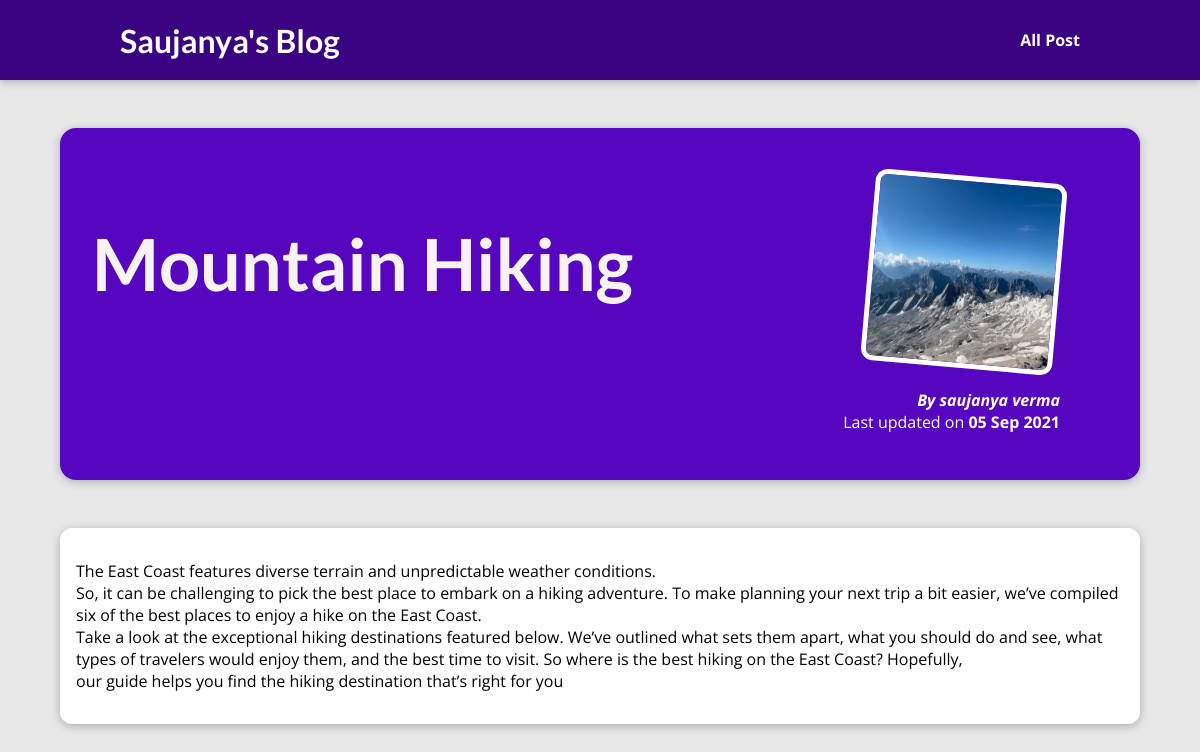
Screenshot of /post/hike-in-the-mountains with the database file from the repository.
### blog/models.py (models this page shows)
class Post(models.Model):
    title = models.CharField(max_length=150)
    excerpt= models.CharField(max_length=200)
    image_name = models.CharField(max_length=100)
    date = models.DateField(auto_now=True)
    slug = models.SlugField(unique=True, db_index=True)
    content = models.TextField()
    author = models.ForeignKey(Author, on_delete=models.SET_NULL,null=True, related_name="posts") #onetomany relationship with Author
    tags = models.ManyToManyField(Tag)

class Author(models.Model):
    first_name=models.CharField(max_length=100)
    last_name=models.CharField(max_length=100)
    email_address = models.EmailField()
    def full_name(self):
        return f"{self.first_name} {self.last_name}"
    def __str__(self):
        return self.full_name()

### blog/views.py (the view)
# urls.py: path("post/<slug:slug>",views.post_detail,name="post-detail-page") #/post/my-first-post
def post_detail(request, slug):
    identified_post = Post.objects.get(slug=slug)
    return render(request,"blog/post-detail.html",{
        "post": identified_post
    })

### blog/templates/blog/post-detail.html (shortened to what this page needs)
{% extends "base.html"%}
{% load static %}
{% block css_files%}
<link rel="stylesheet" href ="{% static "blog/post-details.css"%}"/>
{% endblock%}
{% block content %}
 <section id ="summary">
 <h2>{{post.title}}</h2>
 <article>
 <img src="{%static "blog/images/"|add:post.image_name%}" alt="{{post.title}}"/>
 <address>By <a href="mail-to : {{post.author.email_address}}">{{post.author}}</a></address>
 <div>
 Last updated on <time>{{post.date|date:"d M Y"}} </time>
 </div>
 </article>
 </section>
 <main>
 {{post.content|linebreaks}}
 </main>
{% endblock%}

### templates/base.html (shortened to what this page needs)
{% load static %}
<!DOCTYPE html>
<html lang="en">
<head>
    <link rel="stylesheet" href ="{% static "app.css" %}">
    {% block css_files%}{%endblock%}
</head>
<body>
<header id="main-navigation">
          <h1><a href="{% url "starting-page" %}">Saujanya's Blog</a></h1>
            <nav>
               <a href="{% url "post-page"%}">All Post</a>
            </nav>
        </header>
    {% block content%}
    {%endblock%}
</body>
</html>

### static/app.css (style rules this page uses)
* { box-sizing: border-box; }
html { font-family: 'Open Sans', 'Lato', sans-serif; }
body { margin: 0; }
h1, h2, h3 { font-family: 'Lato', sans-serif; font-weight: bold; }
#main-navigation { width: 100%; height: 5rem; display: flex; justify-content: space-between; align-items: center; padding: 0 10%; position: absolute; top: 0; left: 0; }
#main-navigation a { text-decoration: none; color: white; font-weight: bold; }

### blog/static/blog/post-details.css (style rules this page uses)
body { background-color: #e7e7e7; }
#main-navigation { background-color: #390281; box-shadow: 0 2px 8px rgba(0, 0, 0, 0.25); }
#summary { margin: 8rem auto 3rem auto; padding: 2rem; width: 90%; max-width: 90rem; border-radius: 16px; background-color: #5706c0; position: relative; box-shadow: 0 2px 8px rgba(0, 0, 0, 0.25); height: 22rem; }
#summary h2 { color: rgb(247, 243, 243); font-size: 4.5rem; }
#summary article { position: absolute; top: 2rem; right: 3rem; padding: 1rem 2rem; border-radius: 12px; text-align: right; color: white; }
#summary article img { width: 12rem; height: 12rem; border-radius: 12px; transform: rotateZ(5deg); border: 5px solid white; margin-bottom: 1rem; }
#summary address { font-weight: bold; }
#summary a { color: white; text-decoration: none; }
#summary time { font-weight: bold; }
main { width: 90%; max-width: 90rem; margin: 3rem auto; background-color: white; padding: 1rem; border-radius: 12px; box-shadow: 0 2px 8px rgba(0, 0, 0, 0.25); }

### rows the page displays
Post: title "Mountain Hiking", image_name (picture), author "saujanya verma", date "05 Sep 2021", content "The East Coast features diverse terrain and unpredictable weather conditions. So, it can be challenging to pick the best place to embark on a hiking adventure. To make planning your next trip a bit easier, we’ve compiled six of the best places to enjoy a hike on the East Coast. Take a look at the exceptional hiking destinations featured below. We’ve outlined what sets them apart, what you should do and see, what types of travelers would enjoy them, and the best time to visit. So where is the best hiking on the East Coast? Hopefully, our guide helps you find the hiking destination that’s right for you"
